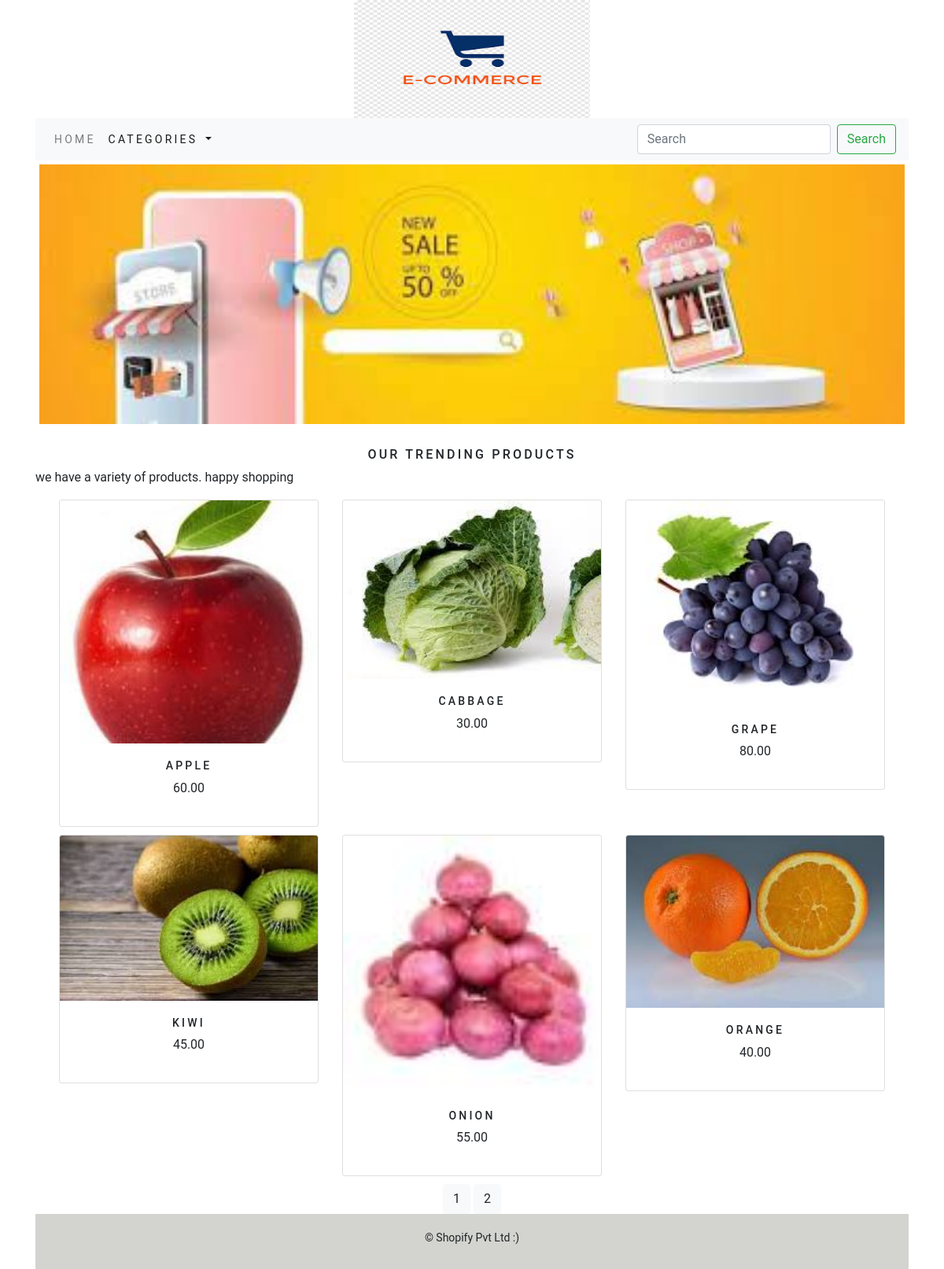
The app's page /shop/ with its own data.
### shop/models.py (models this page shows, shortened)
class Product(models.Model):
    name = models.CharField(max_length=250, unique=True)
    slug = models.CharField(max_length=250, unique=True)
    description = models.TextField(blank=True)
    price=models.DecimalField(max_digits=10,decimal_places=2)
    category=models.ForeignKey(Category,on_delete=models.CASCADE)
    image = models.ImageField(upload_to='product', blank=True)
    stock=models.IntegerField()
    available=models.BooleanField(default=True)
    created=models.DateTimeField(auto_now_add=True)
    updated=models.DateTimeField(auto_now_add=True)
    class Meta:
        ordering = ('name',)
        verbose_name = 'product'
        verbose_name_plural = 'products'
    def get_url(self):
        return reverse('shop:prodCatDetail',args=[self.category.slug,self.slug])

### shop/views.py (the view)
# urls.py: path('',views.allProdCat,name='allProdCat'),
def allProdCat(request,c_slug=None):
    c_page=None
    products_list=None
    if c_slug != None:
        c_page=get_object_or_404(Category,slug=c_slug)
        products_list=Product.objects.all().filter(category=c_page,available=True)
    else:
        products_list=Product.objects.all().filter(available=True)
    paginator=Paginator(products_list,6)
    try:
        page=int(request.GET.get('page','1'))
    except:
        page=1
    try:
        products=paginator.page(page)
    except(EmptyPage,InvalidPage):
        products=paginator.page(paginator.num_pages)
    return render(request,'category.html',{'category':c_page,'products':products})

### cart/context_processors.py (called while the page is built)
def counter(request):
    item_count=0
    if 'admin' in request.path:
        return {}
    else:
        try:
            cart=Cart.objects.filter(cart_id=_cart_id(request))
            car_items=CartItem.objects.all().filter(cart=cart[:1])
            for cart_item in car_items:
                item_count += cart_item.quantity
        except Cart.DoesNotExist:
            item_count = 0
    return dict(item_count=item_count)

### cart/views.py (called while the page is built)
def _cart_id(request):
    cart=request.session.session_key
    if not cart:
        cart=request.session.create()
    return cart

### shop/context_processors.py (called while the page is built)
def menu_links(request):
    links=Category.objects.all()
    return dict(links=links)

### shop/models.py (called while the page is built)
    def get_url(self):
        return reverse('shop:products_by_category',args=[self.slug])

### templates/category.html (shortened to what this page needs)
{% extends 'base.html' %}
{% load static %}
{% block body %}
<div class="mx-auto">
    {% if category %}
        <img class="my_img" src="{{category.image.url}}" alt="{{category.name}}">
</div>
<br>
        <div>
        <h1 class="text-center my_title">{{category.name}}</h1>
        <p class="text-justify">{{category.description}}</p>
        </div>
    {% else %}
    <div>
        <img class="my_img my_img_padding" src="{% static 'images/banner.jpg' %}">
    </div>
    <br>
    <div>
        <h1 class="text-center my_title">Our trending products </h1>
        <p class="text-justify">we have a variety of products. happy shopping</p>
    </div>
    {% endif %}
<div class="container">
    <div class="row mx-auto">
        {% for product in products.object_list %}
        <div class="my_bottom_margin col-6 col-sm-12 col-md-4 col-lg-4">
            <div class="card text-center" style="min-width:18rem;">
                <a href="{{product.get_url}}"> <img class="card-img-top my_img" src="{{product.image.url}}" alt="{{product.name}}"> </a>
                <div class="card-body">
                    <h4>{{product.name}}</h4>
                    <p>{{product.price}}</p>
                </div>
            </div>
        </div>
        {% endfor %}
    </div>
    <div class="mx-auto">
        {% if products.paginator.num_pages > 1 %}
        <div class="text-center">
            {% for pg in products.paginator.page_range %}
            <a href="?page=={{pg}}" class="btn btn-light btn-small" {% if products.number == pg %} active {% endif %}>{{pg}}</a>
        {% endfor %}
        </div>
        {% endif %}
    </div>
</div>
{% endblock %}

### templates/base.html (shortened to what this page needs)
{% load static %}
<!DOCTYPE html>
<html lang="en">
<head>
    <link rel="stylesheet" href="{% static 'css/bootstrap.min.css' %}" >
    <link rel="stylesheet" href="{% static 'css/custom.css' %}">
</head>
<body>
<div class="container">
{% include 'header.html' %}
{% include 'navbar.html' %}
{% block body %} {% endblock %}
</div>
{% include 'footer.html' %}
</body>
</html>

### templates/header.html
{% load static %}
<header>
    <center>
        <a href="{% url 'shop:allProdCat' %}"> <img src="{% static 'images/logo.png' %}" alt="logo image" width="300px" height="150px"> </a>
    </center>
</header>

### templates/navbar.html (shortened to what this page needs)
<nav class="navbar navbar-expand-lg navbar-light bg-light">
  <div class="collapse navbar-collapse" id="navbarSupportedContent">
    <ul class="navbar-nav mr-auto">
      <li class="nav-item">
        <a class="nav-link" href="{% url 'shop:allProdCat' %}">Home</a>
      </li>
      <li class="nav-item dropdown {% if 'shop' in request.path %} active {% endif %}">
        <a class="nav-link dropdown-toggle" href="#" id="navbarDropdown" role="button" data-toggle="dropdown" aria-haspopup="true" aria-expanded="false">
           Categories
        </a>
      </li>
    </ul>
    <form class="form-inline my-2 my-lg-0" action="{% url 'search_app:SearchResult' %}" method="get">
      <input class="form-control mr-sm-2" type="search" placeholder="Search" name="q" aria-label="Search">
      <button class="btn btn-outline-success my-2 my-sm-0" type="submit">Search</button>
    </form>
  </div>
</nav>

### templates/footer.html
<div class="my_footer">
    <p class="text-center">
        &copy; Shopify Pvt Ltd :)
    </p>
</div>

### static/css/custom.css (style rules this page uses)
body { font-family: 'Roboto', sans-serif; }
.my_img { width:100%; height:auto; }
.my_img_padding { padding:5px; }
.my_title { letter-spacing: .2rem; font-size:16px; text-transform:uppercase; }
.my_bottom_margin { margin-bottom:10px; }
.card-body h4 { letter-spacing: .2rem; font-size:14px; text-transform:uppercase; }
.nav-item { letter-spacing: .2rem; font-size:14px; text-transform:uppercase; }
.my_footer { background-color:#d3d4cf; height:70px; }
.my_footer p { padding-top:20px; font-size:14px; background-color:#d3d4cf; }

### records on screen
Product: image (picture), name "APPLE", price "60.00"
Product: image (picture), name "CABBAGE", price "30.00"
Product: image (picture), name "GRAPE", price "80.00"
Product: image (picture), name "KIWI", price "45.00"
Product: image (picture), name "ONION", price "55.00"
Product: image (picture), name "ORANGE", price "40.00"

### other values on screen
{{ pg }} "1" "2"
